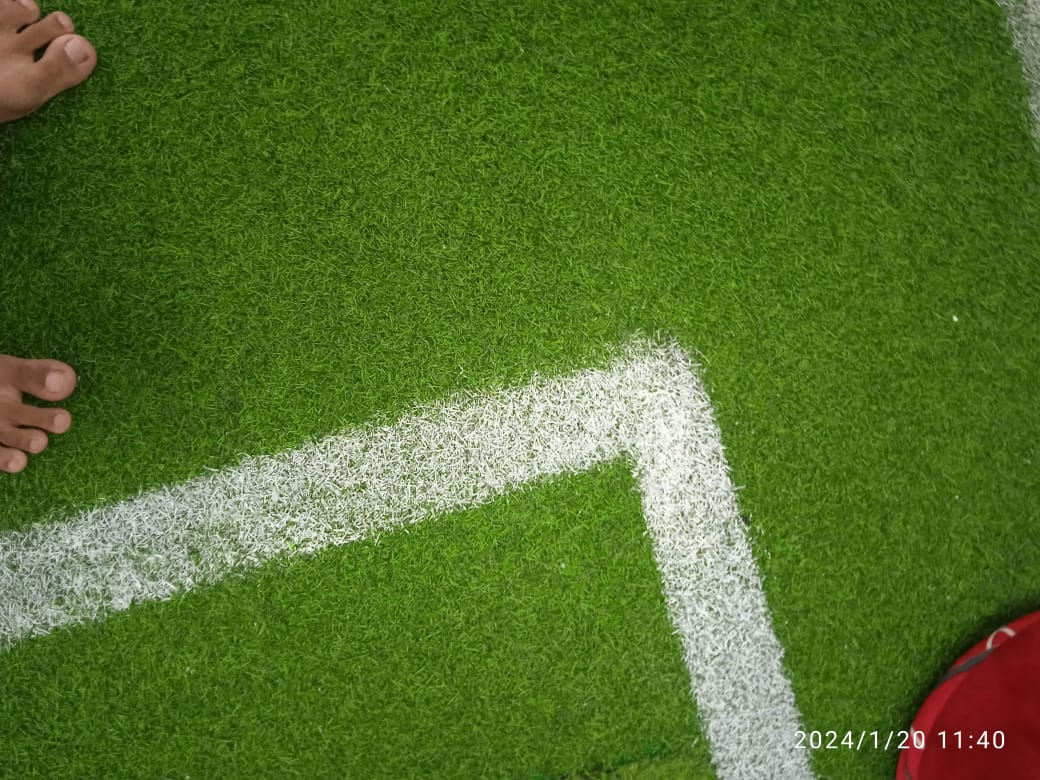
//> input picture L.jpeg, 1040 x 780 px; its folder holds 4 pictures in this run
$ ./calib   (built with g++ and OpenCV 4)
//> lines starting //> are read from the running program, lines starting //| are printed output that depends on the picture; after the words box and inside, x2 and y2 are one past the last pixel; in counts of white or black regions, pixels touching at a corner belong together
#include <opencv2/opencv.hpp>
#include <opencv2/highgui/highgui.hpp>
#include <opencv2/imgproc/imgproc.hpp>

int main() {
    // Baca gambar-gambar chessboard yang digunakan untuk kalibrasi
    std::vector<cv::String> imagePaths;
    cv::glob("*.jpeg", imagePaths);

    // Inisialisasi vektor untuk menyimpan sudut chessboard
    std::vector<std::vector<cv::Point2f>> imagePoints;

    // Inisialisasi ukuran chessboard (jumlah kotak horizontal dan vertikal)
    cv::Size boardSize(9, 6);  // Sesuaikan dengan ukuran chessboard Anda

    // Inisialisasi objek yang akan menyimpan koordinat dunia nyata 3D
    std::vector<std::vector<cv::Point3f>> objectPoints;

    // Inisialisasi vektor untuk menyimpan sudut sudut yang ditemukan
    std::vector<cv::Point2f> corners;
    cv::Mat images = cv::imread("pattern.png");
//> pattern.png cannot be read in this run, so this picture is empty

    for (const auto& imagePath : imagePaths) {
        cv::Mat image = cv::imread(imagePath);
//> image is the input picture: 780 rows x 1040 cols, CV_8UC3; mean B, G, R 43.3, 112.2, 83.2
        cv::Mat gray;

        // Ubah gambar ke citra grayscale
        cv::cvtColor(image, gray, cv::COLOR_BGR2GRAY);
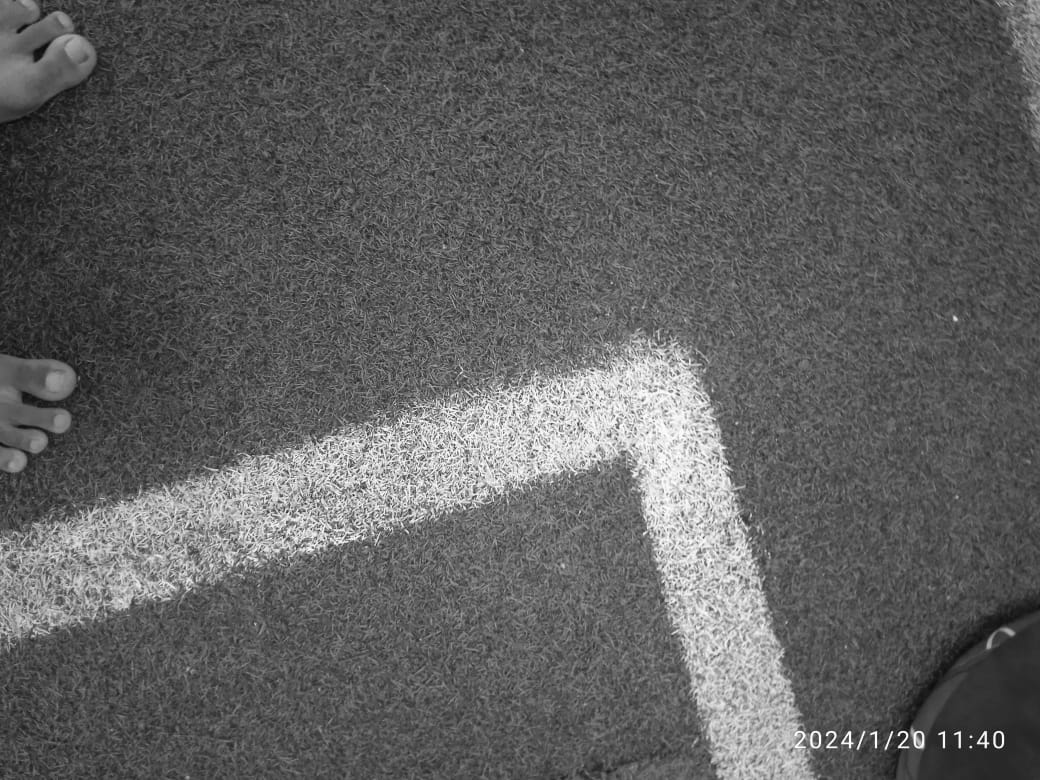
//> gray: 780 rows x 1040 cols, CV_8UC1; min 8, max 254, mean 95.7

        // Temukan sudut chessboard
        bool found = cv::findChessboardCorners(gray, boardSize, corners);
//> corners = empty; found = false

        if (found) {
            cv::cornerSubPix(gray, corners, cv::Size(11, 11), cv::Size(-1, -1),
                             cv::TermCriteria(cv::TermCriteria::EPS + cv::TermCriteria::COUNT, 30, 0.1));
            imagePoints.push_back(corners);

            // Menambahkan koordinat dunia nyata (0,0,0), (1,0,0), (2,0,0), ..., (8,5,0) ke objectPoints
            std::vector<cv::Point3f> obj;
            for (int i = 0; i < boardSize.height; i++) {
                for (int j = 0; j < boardSize.width; j++) {
                    obj.push_back(cv::Point3f(j, i, 0));
                }
            }
            objectPoints.push_back(obj);

            // Gambar sudut chessboard pada citra
            cv::drawChessboardCorners(image, boardSize, corners, found);
            cv::imshow("Chessboard Corners", image);
            cv::waitKey(0);
        }
    }
//> pass 2 of the loop `for (const auto& imagePath : imagePaths)`:
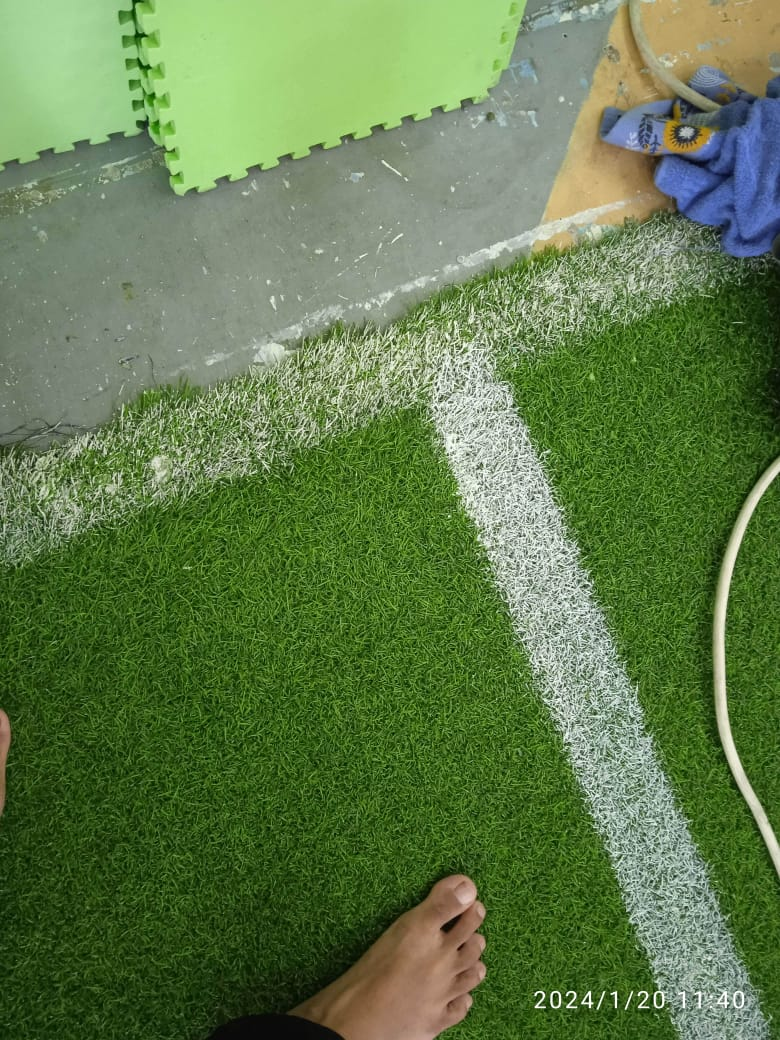
//> input picture T.jpeg, 780 x 1040 px
//> image is the input picture: 1040 rows x 780 cols, CV_8UC3; mean B, G, R 74.9, 123.2, 96.7
//> `cv::cvtColor(image, gray, cv::COLOR_BGR2GRAY);`:
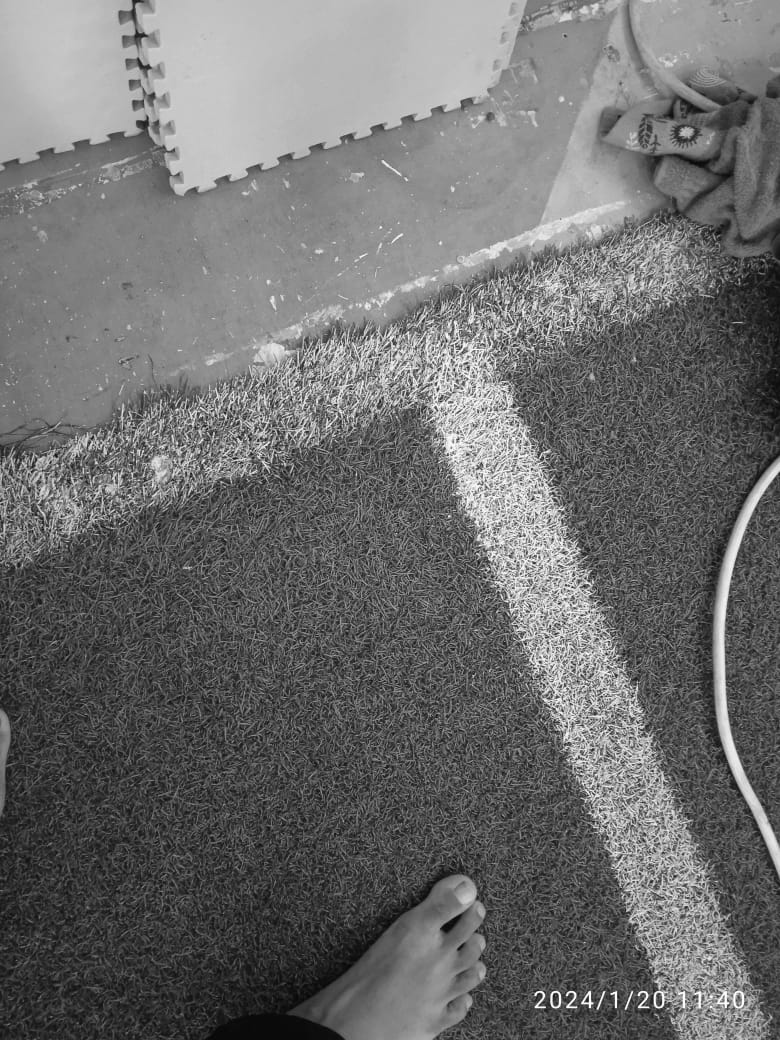
//> gray: 1040 rows x 780 cols, CV_8UC1; min 3, max 254, mean 109.8
//> pass 3 of the loop `for (const auto& imagePath : imagePaths)`:
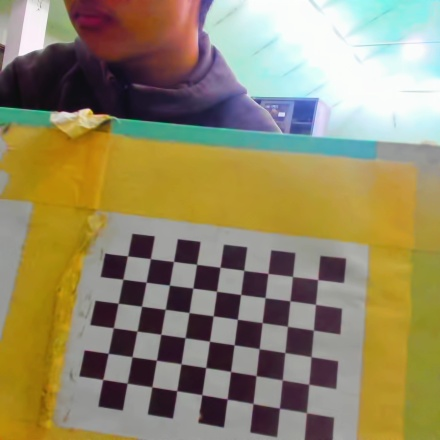
//> input picture chess.jpeg, 440 x 440 px
//> image is the input picture: 440 rows x 440 cols, CV_8UC3; mean B, G, R 104, 137.2, 147.6
//> `cv::cvtColor(image, gray, cv::COLOR_BGR2GRAY);`:
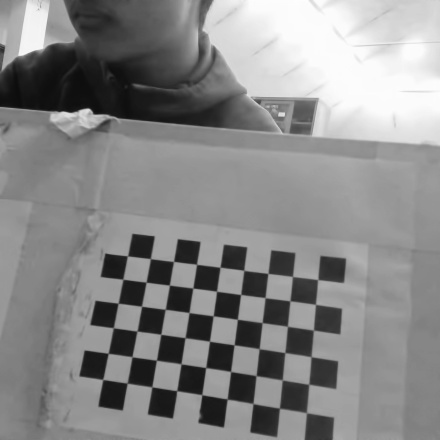
//> gray: 440 rows x 440 cols, CV_8UC1; min 12, max 254, mean 136.6
//> `bool found = cv::findChessboardCorners(gray, boardSize, corners);`: corners = 54 Points (x, y), first 12: [305.9, 413.1], [280.2, 409.2], [253, 403.4], [227.7, 399.9], [202.1, 394.6], [176.5, 390.4], [152.2, 386.5], [127.8, 383.8], [102, 380], [309.7, 384.9], [281.6, 380.6], [256.7, 376.5]; found = true
//> `cv::cornerSubPix(gray, corners, cv::Size(11, 11), cv::Size(-1, -1), cv..`: corners = 54 Points (x, y), first 12: [306.4, 412.6], [279.4, 408.2], [253, 403.5], [227.2, 399], [201.8, 394.7], [176.7, 390.7], [151.8, 386.8], [127.2, 383.1], [102.8, 379.4], [308.7, 384.3], [282.3, 379.9], [256, 375.6]
//> imagePoints = 1 point lists
//> `cv::drawChessboardCorners(image, boardSize, corners, found);`:
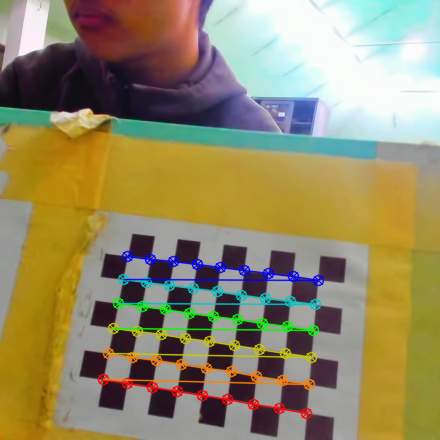
//> image: 440 rows x 440 cols, CV_8UC3; 5.45% of pixels changed, all inside (x1, y1, x2, y2) = (97, 250, 325, 420)
//> the loop made 4 passes; the first 3 are shown

    // Kalibrasi kamera
    cv::Mat cameraMatrix, distortionCoeffs;
    std::vector<cv::Mat> rvecs, tvecs;
//> (the run ends here: the program stops with an error, at `cv::calibrateCamera(objectPoints, imagePoints, images.size(), cameraMa..`)
